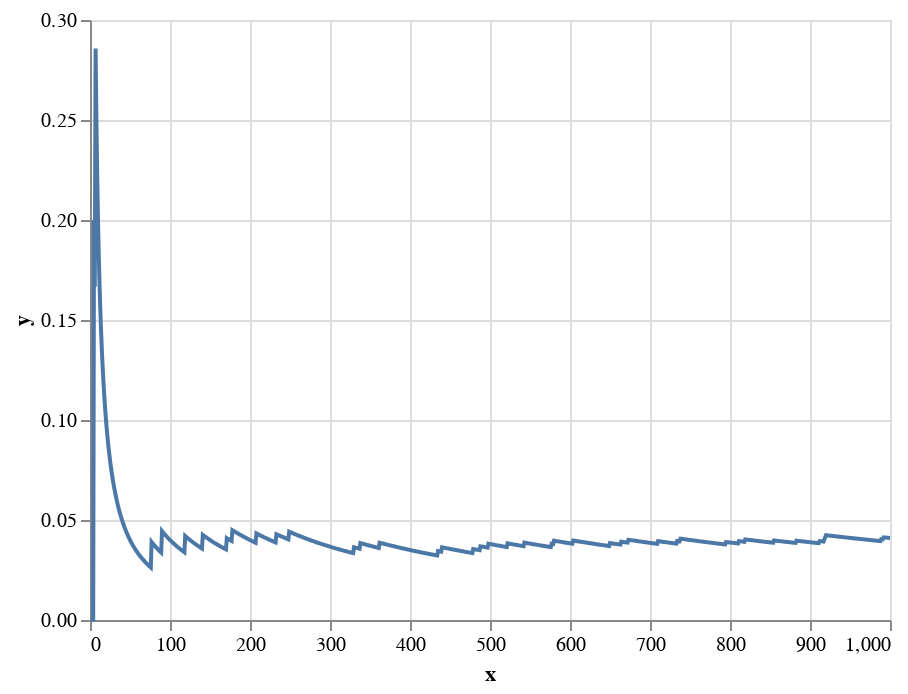

This figure's notebook cell:
### Code cell
# Number of coin tosses.
n = 1000
# Probability of heads
p = 0.03

alt.Chart(get_coin_toss_data(n, p)).mark_line().encode(
        x='x',
        y='y',
    )

### Figure 1 — Vega-Lite specification as saved in the notebook (floating-point values rounded to 4 significant figures; data arrays with more than 128 entries replaced by an {"elided": "..."} marker saying what was removed)
{"config": {"view": {"continuousWidth": 400, "continuousHeight": 300}}, "data": {"name": "data-8506b1228f22712f8284d782750e9c91"}, "mark": "line", "encoding": {"x": {"type": "quantitative", "field": "x"}, "y": {"type": "quantitative", "field": "y"}}, "$schema": "https://vega.github.io/schema/vega-lite/v4.8.1.json", "datasets": {"data-8506b1228f22712f8284d782750e9c91": {"elided": "1000 records"}}}
